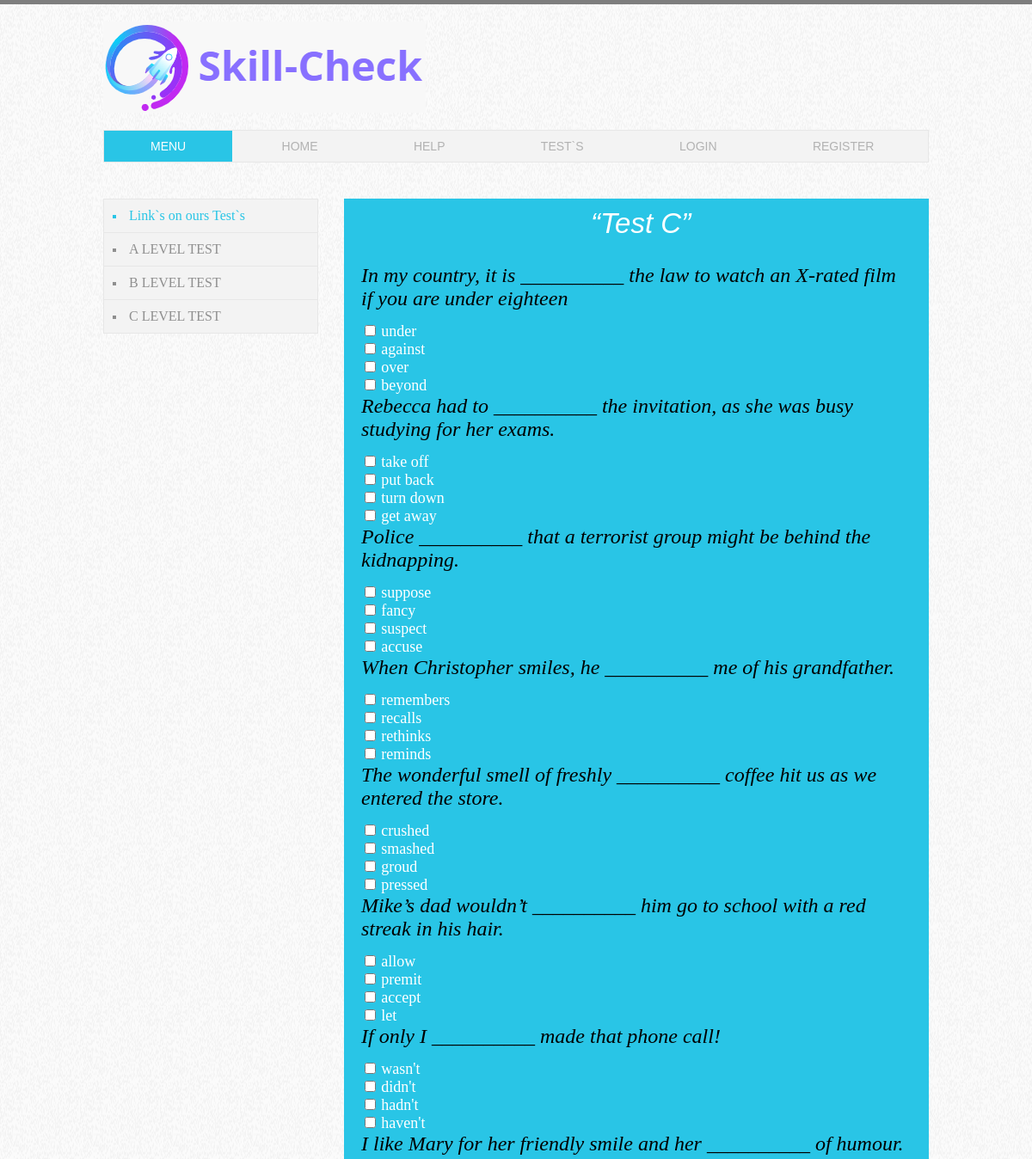
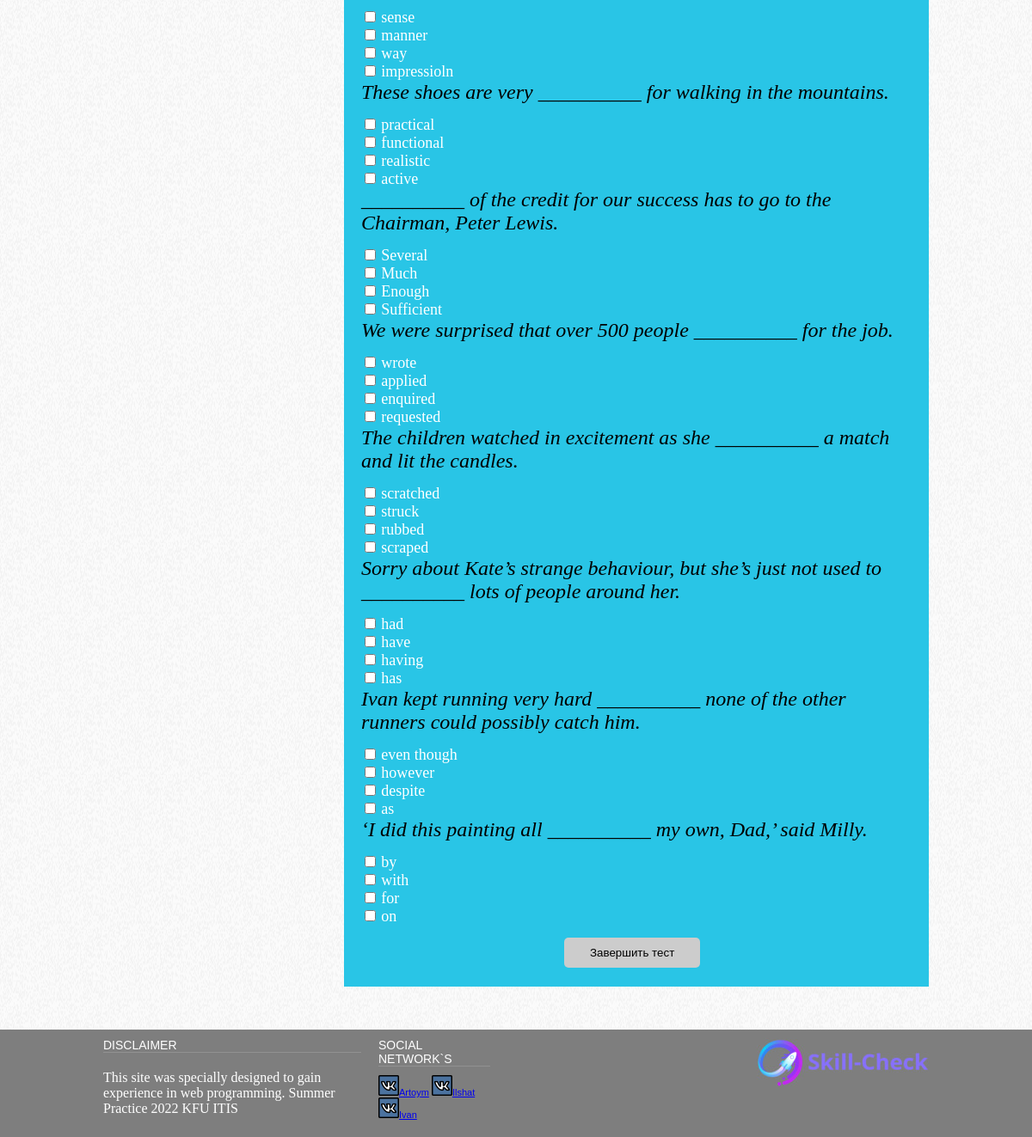
Screenshot of /tests/level-3/ with the database file from the repository (2 pictures, top to bottom).
### testenglish/models.py (models this page shows, shortened)
class Question(models.Model):
    text = models.TextField(blank=True)
    answer1 = models.CharField(max_length=255)
    answer2 = models.CharField(max_length=255)
    answer3 = models.CharField(max_length=255)
    answer4 = models.CharField(max_length=255)
    correct_answer = models.CharField(max_length=255)
    order = models.IntegerField(null=True)
    category = models.CharField(max_length=255, null=True)

### testenglish/views.py (the view)
# urls.py: path('tests/level-<int:level>/', views.tests_by_level, name='tests_by_level'),
def tests_by_level(request, level):
    questions = Question.objects.all()
    if level == 1:
        return render(request, 'testenglish/Test-1.html', {'questions': questions})
    elif level == 2:
        return render(request, 'testenglish/Test-2.html', {'questions': questions})
    elif level == 3:
        return render(request, 'testenglish/Test-3.html', {'questions': questions})

### testenglish/templates/testenglish/Test-3.html
{% extends 'testenglish/base.html' %}
{% load static %}
{% block content %}
<section>
    <blockquote>
        <p id="quote">
            &ldquo;Test C&rdquo;
        </p>
        <br/>
        <br>
        {% for q in questions %}
        {% if q.order > 29 %}
        <form action="{% url 'tests_by_level_result' level=1 %}" method="get">
            <div>
                <p><font face="Cinzel" color="black" size="5">{{q.text}}</font></p>
                <br/>
                <input type="checkbox" id="choice1" name="answer" value="answer1">
                <label for="choice1"><font face="Cinzel" color="white" size="4">{{q.answer1}}</font></label>
                <br/>
                <input type="checkbox" id="choice2" name="answer" value="answer2">
                <label for="choice2"><font face="Cinzel" color="white" size="4">{{q.answer2}}</font></label>
                <br/>
                <input type="checkbox" id="choice3" name="answer" value="answer3">
                <label for="choice3"><font face="Cinzel" color="white" size="4">{{q.answer3}}</font></label>
                <br/>
                <input type="checkbox" id="choice4" name="answer" value="answer4">
                <label for="choice4"><font face="Cinzel" color="white" size="4">{{q.answer4}}</font></label>
            </div>
            {% endif %}
            {% endfor %}
            <br/>
            <input type="submit" class="input-endt" id="end-test" name="endtest" value="Завершить тест">
        </form>
    </blockquote>
</section>
{% endblock %}

### testenglish/static/css/styles.css (style rules this page uses)
body { color: #8f8f8f; font: 12px Tahoma, sans-serif; background: #f8f8f8 url(../images/bg.png); border-top: 5px solid #7e7e7e; margin: 0; }
section { margin-left: 280px; padding-bottom: 50px; }
blockquote { margin: 0; background: #29c5e6; padding: 10px 20px; font-family: 'Oswald', sans-serif; font-weight: 300; }
blockquote p { color: #fff; font-style: italic; font-size: 33px; margin: 0; }
p { margin: 20px 0; }
#quote { margin-left: 267px; }
#end-test { padding:10px 30px; background:#ccc; border:0 none; cursor:pointer; -webkit-border-radius: 5px; border-radius: 5px; margin-left: 236px; }
.input-endt { display:block; padding: 0px 40px; margin-left: 255px; }

### rows the page displays
Question: text "In my country, it is __________ the law to watch an X-rated film if you are under eighteen", answer1 "under", answer2 "against", answer3 "over", answer4 "beyond"
Question: text "Rebecca had to __________ the invitation, as she was busy studying for her exams.", answer1 "take off", answer2 "put back", answer3 "turn down", answer4 "get away"
Question: text "Police __________ that a terrorist group might be behind the kidnapping.", answer1 "suppose", answer2 "fancy", answer3 "suspect", answer4 "accuse"
Question: text "When Christopher smiles, he __________ me of his grandfather.", answer1 "remembers", answer2 "recalls", answer3 "rethinks", answer4 "reminds"
Question: text "The wonderful smell of freshly __________ coffee hit us as we entered the store.", answer1 "crushed", answer2 "smashed", answer3 "groud", answer4 "pressed"
Question: text "Mike’s dad wouldn’t __________ him go to school with a red streak in his hair.", answer1 "allow", answer2 "premit", answer3 "accept", answer4 "let"
Question: text "If only I __________ made that phone call!", answer1 "wasn't", answer2 "didn't", answer3 "hadn't", answer4 "haven't"
Question: text "I like Mary for her friendly smile and her __________ of humour.", answer1 "sense", answer2 "manner", answer3 "way", answer4 "impressioln"
Question: text "These shoes are very __________ for walking in the mountains.", answer1 "practical", answer2 "functional", answer3 "realistic", answer4 "active"
Question: text "__________ of the credit for our success has to go to the Chairman, Peter Lewis.", answer1 "Several", answer2 "Much", answer3 "Enough", answer4 "Sufficient"
Question: text "We were surprised that over 500 people __________ for the job.", answer1 "wrote", answer2 "applied", answer3 "enquired", answer4 "requested"
Question: text "The children watched in excitement as she __________ a match and lit the candles.", answer1 "scratched", answer2 "struck", answer3 "rubbed", answer4 "scraped"
Question: text "Sorry about Kate’s strange behaviour, but she’s just not used to __________ lots of people around her.", answer1 "had", answer2 "have", answer3 "having", answer4 "has"
Question: text "Ivan kept running very hard __________ none of the other runners could possibly catch him.", answer1 "even though", answer2 "however", answer3 "despite", answer4 "as"
Question: text "‘I did this painting all __________ my own, Dad,’ said Milly.", answer1 "by", answer2 "with", answer3 "for", answer4 "on"
